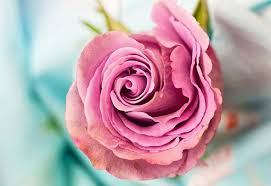
%> input picture DIP/Solutions/codeXm/image.jpg, 271 x 186 px
$ octave histogramCode.m   (GNU Octave 9; MATLAB toolbox functions it lacks are replaced by stand-ins)
%> lines starting %> are read from the running program, lines starting %| are printed output that depends on the picture
 A=imread('D:\Muniat\ImageProcessing\image.jpg');
%> A is the input picture: size 186x271x3 uint8; mean R, G, B 189.9, 163.3, 171.9
    a=rgb2gray(A);
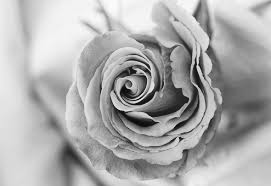
%> a: size 186x271 uint8; min 8, max 253, mean 172.2
    subplot(3,1,1);
    imshow(a);
    title('original image');
    [r,c]=size(a);
%> r = 186; c = 271
    z=zeros(1,256);
    for i=1:r
        for j=1:c
            b=a(i,j);
            z(b+1)=z(b+1)+1;
        end
    end
%> after the loop, z = 256 values, max 649 at index 244, min 0 at index 1, mean 196.9
    N=sum(z);
%> N = 50406
    p=zeros(1,256);
    s=zeros(1,256);
    c=zeros(1,256);
    r=zeros(1,256);
    for k=1:256
        p(k)=z(k)/N;
        if k==1
            c(k)=p(k);
            s(k)=c(k)*255;
            r(k)=floor(s(k));
        else
            c(k)=c(k-1)+p(k);
            s(k)=c(k)*255;
            r(k)=floor(s(k));
        end
    end
%> after the loop, c = 256 values from 0 to 1; p = 256 values, max 0.0129 at index 244, min 0 at index 1, mean 0.00391; r = 256 values from 0 to 254; s = 256 values from 0 to 255
    subplot(3,1,3)
    stem(r,z)
    title('histogram')
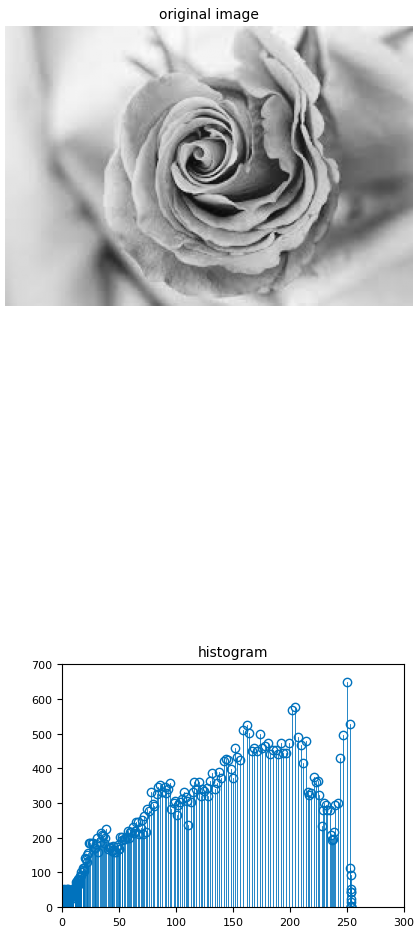
%> figure redrawn from the program's plot data, 2 panels
    imshow(J)
title('Equalized Image')
subplot(4,2,4)
imhist(J,64)
%> (this line was passed over: imhist is not available in this run)
title('Equalized  Histogram')
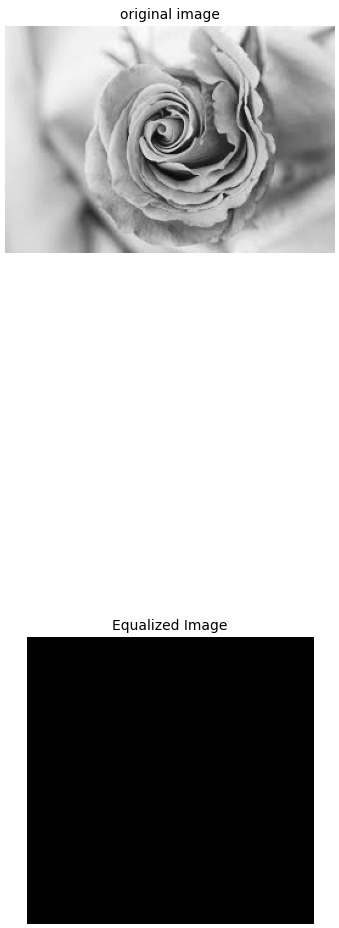
%> figure redrawn from the program's plot data, 2 panels

$ run again, with DIP/Solutions/codeXm/cameraman.jpg copied over DIP/Solutions/codeXm/image.jpg
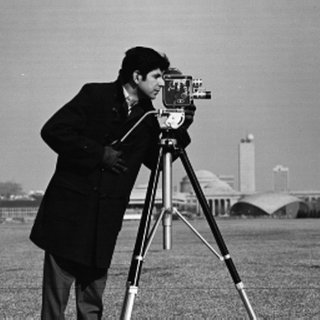
%> input picture DIP/Solutions/codeXm/cameraman.jpg, 320 x 320 px
%> A is the input picture: size 320x320 uint8; min 0, max 255, mean 118.4
%> after the loop `for i=1:r`: z = 256 values, max 2390 at index 14, min 0 at index 256, mean 400
%> N = 102400
%> after the loop `for k=1:256`: c = 256 values from 0.00148 to 1; p = 256 values, max 0.0233 at index 14, min 0 at index 256, mean 0.00391; r = 256 values from 0 to 255; s = 256 values from 0.379 to 255
%> `title('histogram')`:
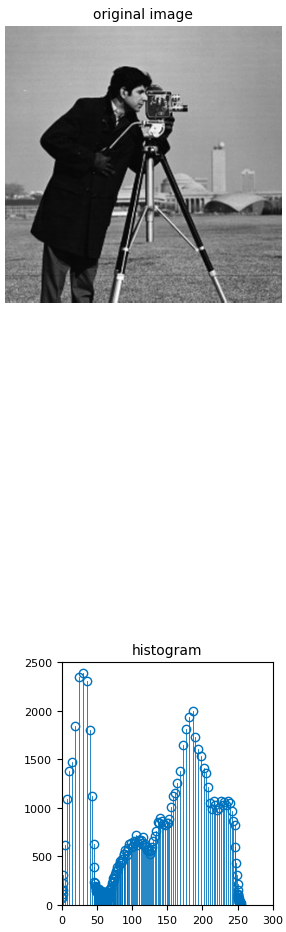
%> figure redrawn from the program's plot data, 2 panels
%> `title('Equalized  Histogram')`:
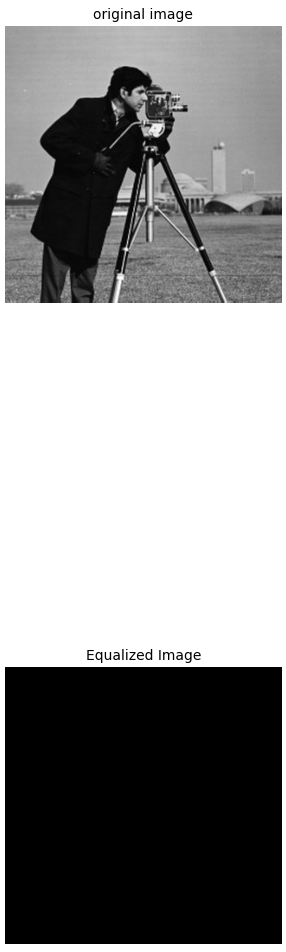
%> figure redrawn from the program's plot data, 2 panels
